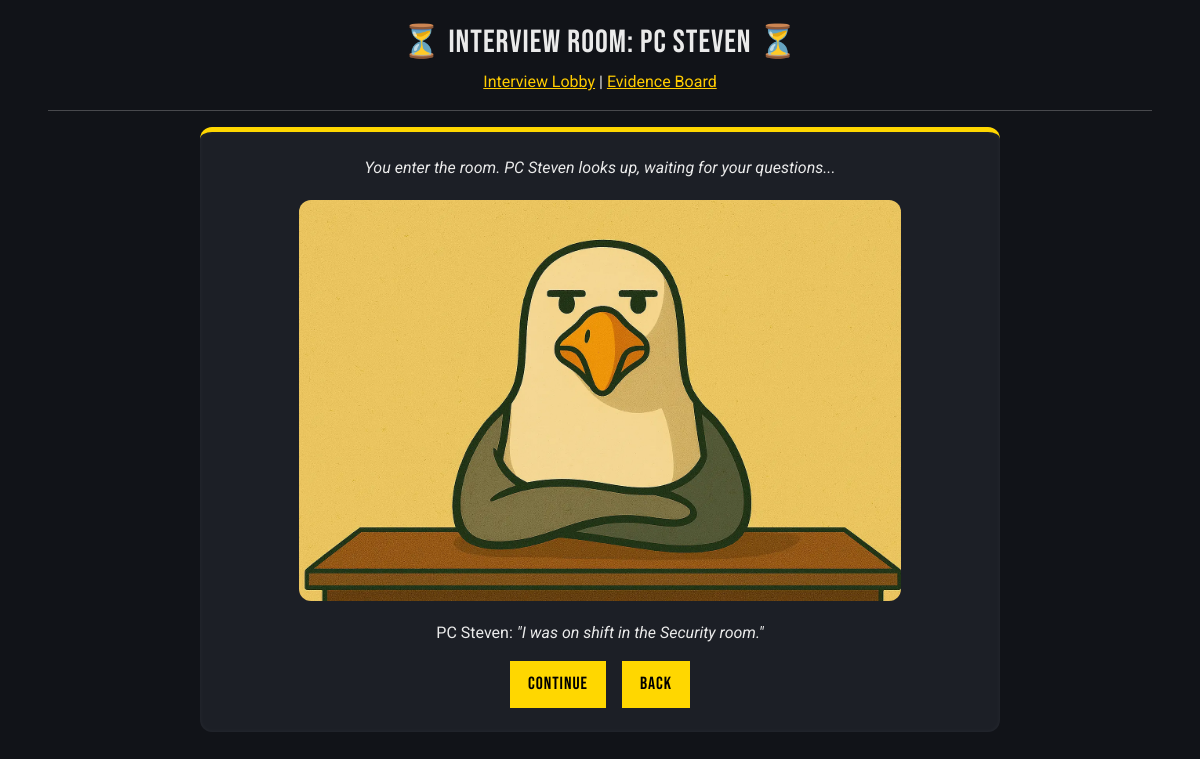
/interview-lobby/2, run on the app's committed database.
### tables this page shows
CREATE TABLE suspects (
    id INTEGER PRIMARY KEY AUTOINCREMENT,
    name TEXT NOT NULL,
    description TEXT NOT NULL,
    species TEXT,
    alibi TEXT,
    is_guilty BOOLEAN,
    image_filename TEXT
);

CREATE TABLE dialogues (
    id INTEGER PRIMARY KEY AUTOINCREMENT,
    suspect_id INTEGER NOT NULL,
    line TEXT NOT NULL,
    evidence_id INTEGER,
    FOREIGN KEY (suspect_id) REFERENCES suspects(id),
    FOREIGN KEY (evidence_id) REFERENCES evidence(id)
);

### app.py (the view, shortened to what this page needs)
@app.route("/interview-lobby/<int:suspect_id>", methods=["GET", "POST"])
def interview_suspect(suspect_id):
    with get_db_connection() as conn:
        suspect = conn.execute("SELECT * FROM suspects WHERE id = ?", (suspect_id,)).fetchone()
        dialogue_lines = conn.execute("SELECT * FROM dialogues WHERE suspect_id = ?", (suspect_id,)).fetchall()
        evidence_lookup = conn.execute("SELECT id, name FROM evidence").fetchall()
    if not suspect:
        return "Suspect not found", 404
    if "interviewed_suspects" not in session:
        session["interviewed_suspects"] = []
    if "unlocked_evidence" not in session:
        session["unlocked_evidence"] = []
    if "dialogue_progress" not in session:
        session["dialogue_progress"] = {}
    show_log = False  # Default fallback to avoid UnboundLocalError
    if suspect_id not in session["interviewed_suspects"]:
        session["interviewed_suspects"].append(suspect_id)
    progress = session["dialogue_progress"]
    current_index = progress.get(str(suspect_id), 0) # Converting to str cause it's stored in JSON which only allows strs
    evidence_map = {}
    for row in evidence_lookup:
        evidence_id = row["id"]
        evidence_name = row["name"]
        evidence_map[evidence_id] = evidence_name
    current_line = None
    if current_index < len(dialogue_lines):
        current_line = dialogue_lines[current_index]
        evidence_id = current_line["evidence_id"]
    if request.method == "POST":
        progress[str(suspect_id)] = current_index + 1 # Converting to str cause it's stored in JSON which only allows strs
        session["dialogue_progress"] = progress
        session.modified = True
        return redirect(url_for("interview_suspect", suspect_id=suspect_id))
    interview_complete = current_index >= len(dialogue_lines)
    if interview_complete:
        current_line = None  # No active line left to show (So HTML won’t try to show another line)
        show_log = True
    else:
        current_line = dialogue_lines[current_index]
        show_log = False
    return render_template(
        "interview-suspect.html",
        suspect=suspect,
        current_line=current_line,
        show_log=show_log, # Needed for log replay
        dialogue_lines=dialogue_lines,
    )

### app.py (called while the page is built)
def get_db_connection():
    conn = sqlite3.connect("data.db")
    conn.row_factory = sqlite3.Row  # this addition allows column access by name
    return conn

@app.after_request
def add_no_cache_headers(response):
    if not request.path.startswith("/static"):
        response.headers["Cache-Control"] = "no-store, no-cache, must-revalidate, max-age=0"
        response.headers["Pragma"] = "no-cache"
        response.headers["Expires"] = "0"
    return response

@app.before_request
def prevent_post_verdict_backtracking():
    print(f"Checking route guard for {request.path}")
    safe_prefixes = ("/", "/verdict", "/archives", "/static")
    if session.get("accusation_submitted"):
        if not request.path.startswith(safe_prefixes):
            flash("🔒 Buggy says the case is closed. No snooping around the past!")
            return redirect(url_for("verdict"))

### templates/interview-suspect.html (shortened to what this page needs)
{% extends "layout.html" %}
{% block content %}
<h2>⏳ Interview Room: {{ suspect['name'] }} ⏳</h2>
<div class="static-navbar">
  <a href="/interview-lobby" class="buggy-navbar">Interview Lobby</a> | <a href="/evidence-board" class="buggy-navbar">Evidence Board</a>
</div>
<hr>
<p class="static-frame-opening">
{% if not show_log %}
    <div class="static-frame">
      <div class="static-frame-entry center-static">
      <p><em>You enter the room. {{ suspect['name'] }} looks up, waiting for your questions...</em></p>
          {% if suspect.name == "DS Cookie" %}
            <img src="/static/img/interviews/interview-cookie.webp" alt="DS Cookie" class="card-img-top evidence-photo wide-img">
          {% elif suspect.name == "DC Banana" %}
            <img src="/static/img/interviews/interview-banana.webp" alt="DC Banana" class="card-img-top evidence-photo wide-img">
          {% elif suspect.name == "DS Spoony" %}
            <img src="/static/img/interviews/interview-spoony.webp" alt="DS Spoony" class="card-img-top evidence-photo wide-img">
          {% elif suspect.name == "PC Steven" %}
            <img src="/static/img/interviews/interview-steven.webp" alt="PC Steven" class="card-img-top evidence-photo wide-img">
          {% elif suspect.name == "PC Noodle" %}
            <img src="/static/img/interviews/interview-noodle.webp" alt="PC Noodle" class="card-img-top evidence-photo wide-img">
          {% elif suspect.name == "DS Theo" %}
            <img src="/static/img/interviews/interview-theo.webp" alt="DS Theo" class="card-img-top evidence-photo wide-img">
          {% endif %}
        {% if current_line %}
          <div class="dialogue image-bottom-line">{{ suspect.name }}: <em>"{{ current_line['line'] | safe }}"</em></div>
          <div class="interview-controls">
            <form method="POST">
              <button type="submit" class="my-btn">Continue</button>
            </form>
            <a href="{{ url_for('interview_lobby') }}" class="my-btn my-btn-secondary">Back</a>
          </div>
    {% endif %}
    </div>
  </div>
    {% endif %}
    </div>
{% endblock %}

### static/styles.css (style rules this page uses)
:root { --bg: #111318; --fg: #EAEAEA; --accent: #FFD700; --danger: #E63946; --card-bg: #1C1F26; }
.theme-dark { font-family: 'Roboto', sans-serif; background-color: var(--bg); color: var(--fg); }
h1, h2, h3 { font-family: 'Bebas Neue', sans-serif; letter-spacing: 1px; }
.theme-dark h2, .theme-dark h3 { text-align: center; }
.my-btn, a.my-btn { font-family: 'Bebas Neue', sans-serif; background-color: var(--accent); color: #000; border: none; padding: 10px 18px; font-size: 1.1rem; letter-spacing: 1px; cursor: pointer; transition: 0.3s ease; }
.theme-dark a { text-align: center; }
.buggy-navbar { color: #ffcc00; }
.static-frame-opening { max-width: 800px; margin: 0 auto; margin-bottom: 1rem; }
.static-frame { color: #eaeaea; margin-bottom: 1rem; }
.static-frame-entry { margin-bottom: 2rem; padding: 1.5rem; max-width: 800px; margin: 0 auto; background-color: #1c1f26; border-top: 5px solid var(--accent); border-radius: 12px; box-shadow: inset 0 0 5px rgba(255, 255, 255, 0.05); }
.static-navbar { max-width: 800px; margin-left: auto; margin-right: auto; text-align: center; }
.image-bottom-line { margin-top: 1rem; }
.dialogue { margin-bottom: 1rem; }
.interview-controls { margin-top: 1rem; display: flex; gap: 1rem; justify-content: center; align-items: center; }
.my-btn-secondary { background-color: #888; color: #fff; text-decoration: none; }
.static-frame-opening { font-style: italic; margin-bottom: 1rem; font-size: 1.1rem; }
.interview-controls { display: flex; gap: 1rem; margin-top: 1rem; }
.wide-img { max-width: 100%; width: 80% !important; height: auto; display: block; margin: 20px auto; border-radius: 12px !important; }
.center-static { text-align: center; }
.center-static p, .center-static h2, .center-static h3 { margin-left: auto; margin-right: auto; text-align: center; }

### data on the page
suspects: name "PC Steven"
dialogues: line "I was on shift in the Security room."
